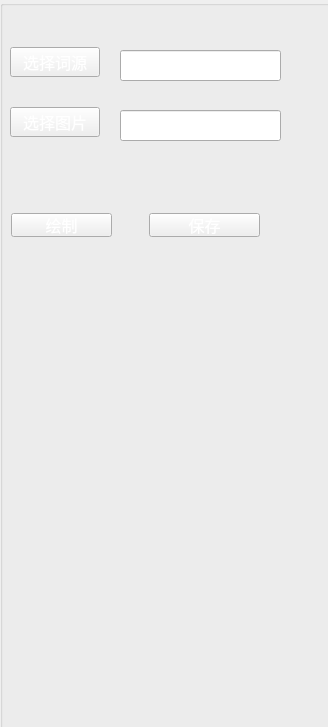
            <widget class="QWidget" name="common">
             <property name="geometry">
              <rect>
               <x>0</x>
               <y>0</y>
               <width>328</width>
               <height>727</height>
              </rect>
             </property>
             <attribute name="label">
              <string>词源选择</string>
             </attribute>
             <widget class="QGroupBox" name="groupBox">
              <property name="geometry">
               <rect>
                <x>0</x>
                <y>0</y>
                <width>331</width>
                <height>741</height>
               </rect>
              </property>
              <property name="font">
               <font>
                <pointsize>9</pointsize>
                <weight>50</weight>
                <bold>false</bold>
               </font>
              </property>
              <property name="styleSheet">
               <string notr="true">background-image: url(:/bg/bg/g1.png);
color: rgb(255, 255, 255);</string>
              </property>
              <property name="title">
               <string/>
              </property>
              <property name="checkable">
               <bool>false</bool>
              </property>
              <widget class="QLineEdit" name="txtlineEdit">
               <property name="geometry">
                <rect>
                 <x>120</x>
                 <y>50</y>
                 <width>161</width>
                 <height>31</height>
                </rect>
               </property>
              </widget>
              <widget class="QPushButton" name="flieButton">
               <property name="geometry">
                <rect>
                 <x>10</x>
                 <y>47</y>
                 <width>90</width>
                 <height>30</height>
                </rect>
               </property>
               <property name="font">
                <font>
                 <pointsize>12</pointsize>
                 <weight>50</weight>
                 <bold>false</bold>
                </font>
               </property>
               <property name="styleSheet">
                <string notr="true"/>
               </property>
               <property name="text">
                <string>选择词源</string>
               </property>
              </widget>
              <widget class="QLineEdit" name="imglineEdit">
               <property name="geometry">
                <rect>
                 <x>120</x>
                 <y>110</y>
                 <width>161</width>
                 <height>31</height>
                </rect>
               </property>
              </widget>
              <widget class="QPushButton" name="imgButton">
               <property name="geometry">
                <rect>
                 <x>10</x>
                 <y>107</y>
                 <width>90</width>
                 <height>30</height>
                </rect>
               </property>
               <property name="font">
                <font>
                 <pointsize>12</pointsize>
                 <weight>50</weight>
                 <bold>false</bold>
                </font>
               </property>
               <property name="styleSheet">
                <string notr="true"/>
               </property>
               <property name="text">
                <string>选择图片</string>
               </property>
              </widget>
              <widget class="QPushButton" name="saveButton">
               <property name="geometry">
                <rect>
                 <x>149</x>
                 <y>213</y>
                 <width>111</width>
                 <height>24</height>
                </rect>
               </property>
               <property name="font">
                <font>
                 <pointsize>12</pointsize>
                 <weight>50</weight>
                 <bold>false</bold>
                </font>
               </property>
               <property name="styleSheet">
                <string notr="true">border-top-color: rgb(0, 0, 0);</string>
               </property>
               <property name="text">
                <string>保存</string>
               </property>
              </widget>
              <widget class="QPushButton" name="plotButton">
               <property name="geometry">
                <rect>
                 <x>11</x>
                 <y>213</y>
                 <width>101</width>
                 <height>24</height>
                </rect>
               </property>
               <property name="font">
                <font>
                 <pointsize>12</pointsize>
                 <weight>50</weight>
                 <bold>false</bold>
                </font>
               </property>
               <property name="styleSheet">
                <string notr="true"/>
               </property>
               <property name="text">
                <string>绘制</string>
               </property>
              </widget>
             </widget>
            </widget>
